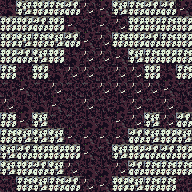

Tiled map render using the project's own tile images. Description and the whole map definition, tile-layer contents included, below:
An orthogonal 12x12 tile map with 16x16 px tiles, 1 tile layer (tile) and 17 objects.

<map version="1.0" tiledversion="1.1.2" orientation="orthogonal" renderorder="right-down" width="12" height="12" tilewidth="16" tileheight="16" infinite="0" nextobjectid="72">
 <tileset firstgid="1" source="tileset.tsx" />
 <layer name="tile" width="12" height="12">
  <data encoding="csv">
40,37,34,35,36,38,39,37,35,36,36,39,
34,34,36,34,39,41,39,38,34,34,35,34,
34,37,35,37,36,39,38,35,34,36,35,34,
34,36,37,34,40,38,38,39,37,35,34,35,
35,41,34,40,38,38,41,38,38,34,40,35,
41,39,41,38,41,41,38,38,38,38,39,41,
38,40,40,39,41,38,9,40,38,41,38,40,
35,39,37,41,41,40,8,39,38,37,38,36,
35,37,37,37,39,39,39,39,36,37,34,37,
37,36,34,34,34,39,41,37,34,36,36,34,
37,34,36,37,38,40,40,38,36,35,35,35,
41,35,37,35,36,38,39,34,37,35,35,41
</data>
 </layer>
 <objectgroup name="creature">
  <object id="63" gid="226" x="64" y="80" width="16" height="16">
   <properties>
    <property name="probability" value="5" />
   </properties>
  </object>
  <object id="64" gid="226" x="80" y="64" width="16" height="16">
   <properties>
    <property name="probability" value="5" />
   </properties>
  </object>
  <object id="65" gid="226" x="128" y="96" width="16" height="16">
   <properties>
    <property name="probability" value="5" />
   </properties>
  </object>
  <object id="66" gid="226" x="96" y="128" width="16" height="16">
   <properties>
    <property name="probability" value="5" />
   </properties>
  </object>
  <object id="67" gid="226" x="64" y="128" width="16" height="16">
   <properties>
    <property name="probability" value="5" />
   </properties>
  </object>
  <object id="68" gid="226" x="96" y="160" width="16" height="16">
   <properties>
    <property name="probability" value="5" />
   </properties>
  </object>
  <object id="69" gid="226" x="96" y="96" width="16" height="16">
   <properties>
    <property name="probability" value="5" />
   </properties>
  </object>
  <object id="70" gid="253" x="160" y="112" width="16" height="16">
   <properties>
    <property name="probability" value="5" />
   </properties>
  </object>
  <object id="71" gid="253" x="16" y="96" width="16" height="16">
   <properties>
    <property name="probability" value="5" />
   </properties>
  </object>
 </objectgroup>
 <objectgroup name="furniture">
  <object id="55" gid="53" x="16" y="80" width="16" height="16" />
  <object id="56" gid="53" x="16" y="128" width="16" height="16" />
  <object id="57" gid="53" x="64" y="176" width="16" height="16" />
  <object id="58" gid="53" x="112" y="176" width="16" height="16" />
  <object id="59" gid="53" x="160" y="128" width="16" height="16" />
  <object id="60" gid="53" x="112" y="32" width="16" height="16" />
  <object id="61" gid="53" x="160" y="80" width="16" height="16" />
  <object id="62" gid="53" x="64" y="32" width="16" height="16" />
 </objectgroup>
 <objectgroup name="description" />
</map>
